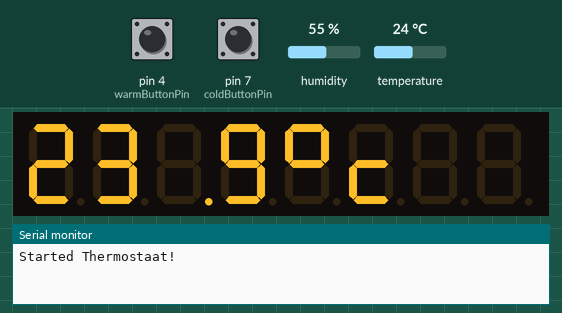
Simulated run of this program. Board: Arduino Uno, built with avr-gcc and run on an emulated ATmega328P. Shown: 8-digit seven-segment display, the last lines printed to the serial monitor. The inputs (shaded band) are chosen by the test bench; at power-on: pin 4 (warmButtonPin) HIGH, temperature 24 °C, pin 7 (coldButtonPin) HIGH, humidity 55 %.

Above: at 2.6 s.
2.7 s: pin 4 (warmButtonPin) pulled LOW for 1 s
At 4.4 s:
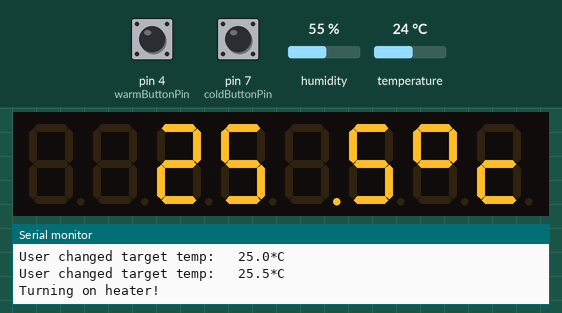
5.2 s: temperature set to 28 °C
At 8.3 s:
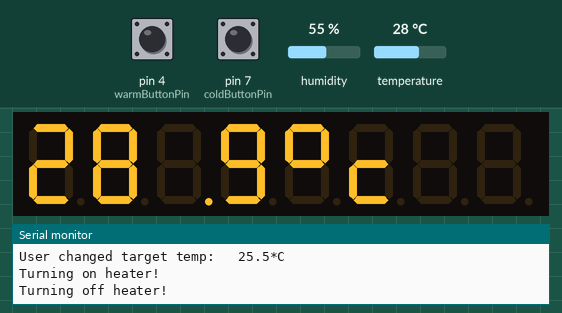
8.9 s: pin 7 (coldButtonPin) pulled LOW for 3.2 s
At 13.1 s:
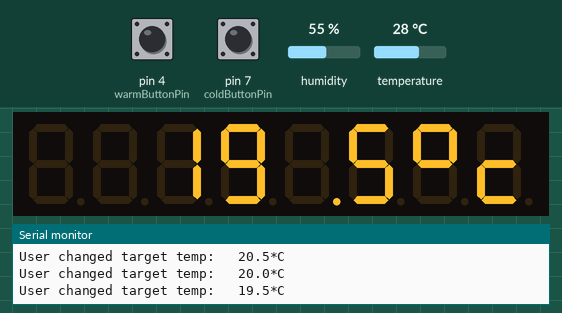
13.6 s: humidity set to 22 %
At 16.0 s:
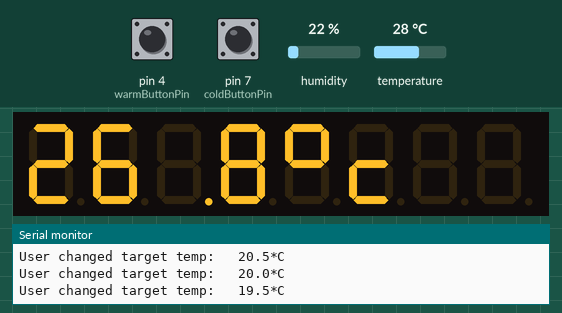
16.7 s: pin 7 (coldButtonPin) pulled LOW for 1 s
At 18.5 s:
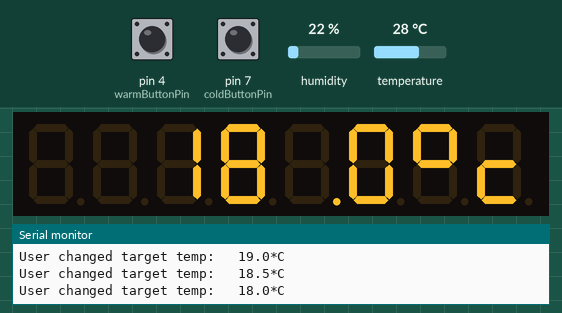
19.2 s: humidity set to 40 %
At 20.9 s:
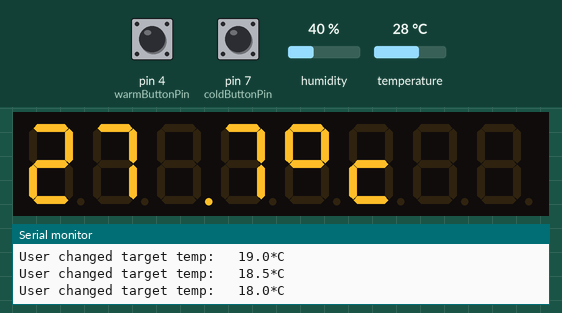
Timing chart, 0 to 22.4 s (numbered marks = the images above; inputs shaded):
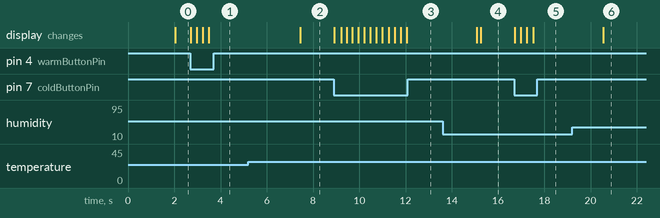

The program:

main.cpp
```cpp
#include <Arduino.h>
#include <DHT.h>
#include <RCSwitch.h>
#include "main.h"
#include <LedControl.h>

// todo:
// Set state to unknown every hour or so
// Add display for temperature
// Add potentiometer for setting target temp

#define N_DIGITS 8
const int warmButtonPin = 4;
const int coldButtonPin = 7;
DHT dht(2, DHT11);
RCSwitch mySwitch = RCSwitch();
LedControl lc = LedControl(12, 13, 11, 1);

const char *onCode = "010011000100110101101111";
const char *offCode = "010011000100110101101110";
const float temperatureMargin = 1;
enum PowerState {
    on, off, unknown
};
PowerState state = PowerState::unknown;

void setup() {
    Serial.begin(9600);
    Serial.println("Started Thermostaat!");

    pinMode(warmButtonPin, INPUT_PULLUP);
    pinMode(coldButtonPin, INPUT_PULLUP);

    mySwitch.enableTransmit(10);
    mySwitch.setPulseLength(309);
    mySwitch.setProtocol(1);
    mySwitch.setRepeatTransmit(3);

    // we have to do a wakeup call
    lc.shutdown(0, false);
    lc.setIntensity(0, 8);
    lc.clearDisplay(0);

    dht.begin();
}

void setDegreeSymbol(int digit) {
    lc.setLed(0, digit, 1, true);
    lc.setLed(0, digit, 2, true);
    lc.setLed(0, digit, 6, true);
    lc.setLed(0, digit, 7, true);
    lc.setLed(0, digit, 0, false);
    lc.setLed(0, digit, 3, false);
    lc.setLed(0, digit, 4, false);
    lc.setLed(0, digit, 5, false);
}

void setDisplay(const String &values) {
    for (int i = 0; i < N_DIGITS; i++) {
        int digitIndex = N_DIGITS - 1 - i;
        if (i < values.length()) {
            auto character = values.charAt(i);
            if (character == '*') {
                setDegreeSymbol(digitIndex);
            } else {
                lc.setChar(0, digitIndex, values.charAt(i), false);
            }
        } else {
            lc.setChar(0, digitIndex, ' ', false);
        }
    }
}

float targetTemperature = 24;
float humidity = 0;
float temperature = 0;
float heatIndex = 0;
String targetTempString = "";
String temperatureString = "";
String displayString = "";
unsigned int loopIndex = 0;
const int showTargetTicks = 300;
unsigned int showUserChangeUntil = 0;
unsigned int noButtonPressUntil = 0;

void readTemperature() {
    // Reading temperature or humidity takes about 250 milliseconds!
    // Sensor readings may also be up to 2 seconds 'old' (it's a very slow sensor)
    humidity = dht.readHumidity();
    temperature = dht.readTemperature();
    if (isnan(humidity) || isnan(temperature)) {
        Serial.println("Failed to read from DHT sensor!");
        return;
    }

    heatIndex = dht.computeHeatIndex(temperature, humidity, false);
    temperatureString = String(heatIndex, 1) + "*C";

    if (heatIndex < targetTemperature - temperatureMargin && state != PowerState::on) {
        Serial.println("Turning on heater!");
        mySwitch.send(onCode);
        state = PowerState::on;
    }
    if (heatIndex > targetTemperature + temperatureMargin && state != PowerState::off) {
        Serial.println("Turning off heater!");
        mySwitch.send(offCode);
        state = PowerState::off;
    }
}

void loop() {
    delay(10);
    loopIndex++;

    if (loopIndex < showUserChangeUntil) {
        if (displayString != targetTempString) {
            displayString = targetTempString;
            setDisplay(displayString);
        }
    } else {
        if (displayString != temperatureString) {
            displayString = temperatureString;
            setDisplay(displayString);
        }
    }

    // Invert HIGH/LOW button logic because of internal pull up resistor
    bool userChanged = false;
    auto warmButtonValue = digitalRead(warmButtonPin);
    auto coldButtonValue = digitalRead(coldButtonPin);
    if (warmButtonValue == LOW && loopIndex >= noButtonPressUntil) {
        if (loopIndex < showUserChangeUntil)
            targetTemperature += .5;
        userChanged = true;
    }
    if (coldButtonValue == LOW && loopIndex >= noButtonPressUntil) {
        if (loopIndex < showUserChangeUntil)
            targetTemperature -= .5;
        userChanged = true;
    }
    // if both button not pressed
    if (warmButtonValue == HIGH && coldButtonValue == HIGH) {
        noButtonPressUntil = loopIndex;
    }

    if (userChanged) {
        noButtonPressUntil = loopIndex + 25;
        showUserChangeUntil = loopIndex + showTargetTicks;
        targetTempString = "  " + String(targetTemperature, 1) + "*C";
        Serial.println("User changed target temp: " + targetTempString);
    }

    if (loopIndex % 200 == 0)
        readTemperature();
}
```

main.h
```cpp
//
// Created by Ruurd on 15-Jan-22.
//

#ifndef THEMOSTAAT_MAIN_H
#define THEMOSTAAT_MAIN_H

#include <Arduino.h>

void setDisplay(const String& values);

#endif //THEMOSTAAT_MAIN_H
```

Measured:
- after the input at 2.7 s, the display: first changes at once (image 1 shows a later state)
- after the input at 5.2 s, the display: changes after 2.2 s (image 2)
- after the input at 8.9 s, the display: first changes at once (image 3 shows a later state)
- after the input at 13.6 s, the display: first differs from a run without the input after 1.7 s (image 4)
- after the input at 16.7 s, the display: first changes at once (image 5 shows a later state)
- after the input at 19.2 s, the display: changes after 1.4 s (image 6)
